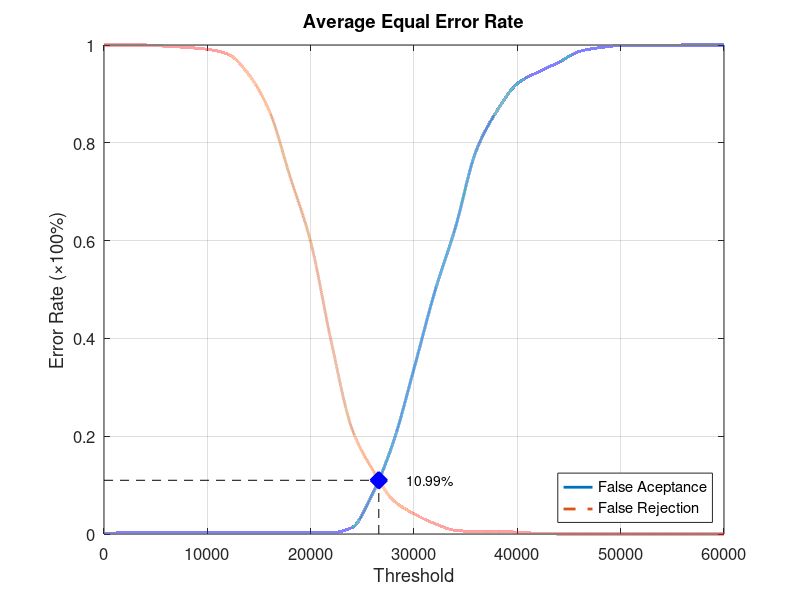
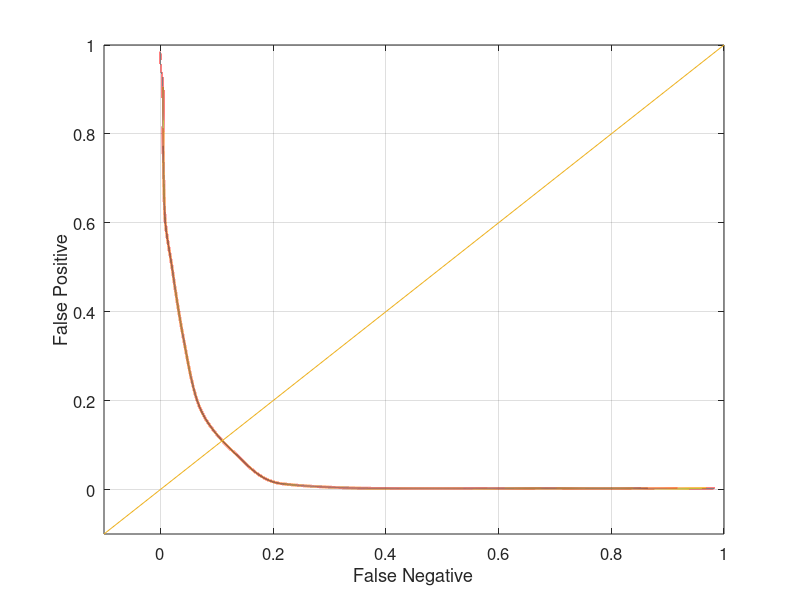

Here is the MATLAB script that generated these plots, in order:
function yEER = Experiment1Average
close all;
clear;
clc;
x = 0:2000:60000;
xq = 0:0.5:60000;

y0 = [0 0.00263158 0.00263158 0.00263158 0.00263158 0.00263158 0.00263158 0.00263158 0.00263158 0.00263158 0.00263158 0.00263158 0.0131579 0.0828947 0.188158 0.338158 0.494737 0.626316 0.782895 0.864474 0.921053 0.944737 0.964474 0.986842 0.994737 0.998684 0.998684 0.998684 1 1 1];
yy0 = interp1(x, y0, xq, 'pchip');
y1 = [1 1 1 0.9975 0.995 0.99125 0.98125 0.94 0.865 0.73125 0.5975 0.3925 0.215 0.13125 0.06875 0.04125 0.02125 0.0075 0.005 0.005 0.00375 0.00125 0 0 0 0 0 0 0 0 0];
yy1 = interp1(x, y1, xq, 'pchip');

% Calculating EER: 
y2 = abs(y0 - y1);
find(y2 == min(y2))
yy2 = abs(yy0 - yy1);
xEER = find(yy2 == min(yy2));
xEERIndex = xq(xEER) % X-axis EER
yEER = yy0(xEER) % Y-axis EER

main = figure
plot(xq, yy0,'-','LineWidth', 2);	hold on
plot(xq, yy1,'--','LineWidth', 2);	hold on
plot([xEERIndex xEERIndex], [0 yEER], 'k--');	hold on
plot([0 xEERIndex], [yEER yEER], 'k--');	hold on
plot(xEERIndex, yEER, 'bx', 'LineWidth', 10);	hold on
text(xEERIndex + 10 * xEERIndex / 100, yEER, [num2str(round((10000 * yEER)) / 100) '%'])
legend('False Aceptance', 'False Rejection', 'Location', 'SouthEast')
xlabel('Threshold')
ylabel('Error Rate (\times100%)')
title('Average Equal Error Rate')
set(gca, 'FontSize', 12)
axis([0 60000 0 1])
grid on

print(main, 'Experiment1AverageMain', '-dpng');
FNRxFPR = figure('Color', [1 1 1]);
plot(yy1, yy0, '-', yy1, yy0, 'LineWidth', 2);
hold on
y = -0.1:0.1:1
plot(y, y); 
set(gca, 'FontSize', 12)
xlabel('False Negative')
ylabel('False Positive')
axis([-0.1 1 -0.1 1])
set(gca, 'FontSize', 12)
grid on

print(FNRxFPR, 'Experiment1AverageFNRxFPR','-dpng');
end
